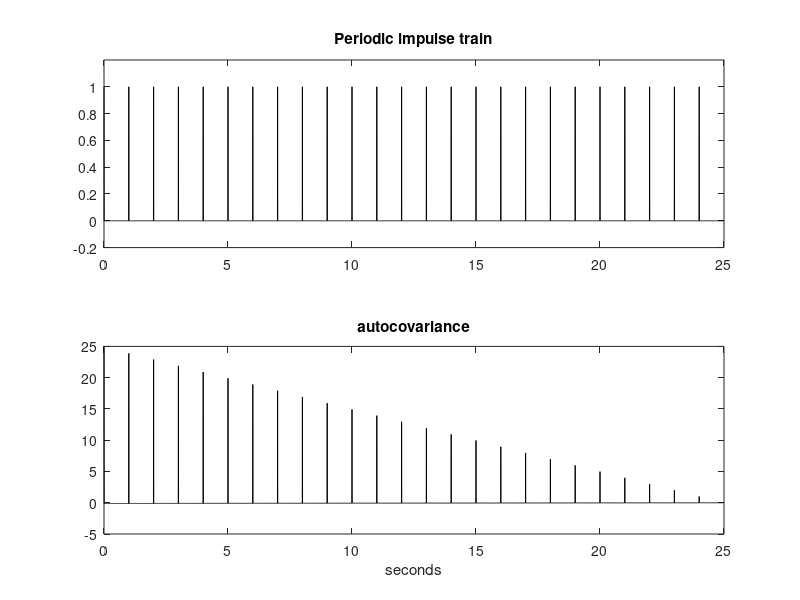

MATLAB code for this plot:
% Impulse train autocovariance
fs=200; %samplig frequency in Hz
tiv=1/fs; %time interval between samples
t=0:tiv:(25-tiv); %time intervals set (25 seconds)
Ns=25*fs; %number of signal samples (25 seconds)

yp1=[1,zeros(1,199)];
yp=yp1;
for nn=1:24,
   yp=cat(2,yp,yp1);
end

subplot(2,1,1) %signal plot
plot(t,yp,'k')
axis([0 25 -0.2 1.2]);
title('Periodic impulse train');

subplot(2,1,2) %autocovariance plot
av=xcov(yp); %signal autocovariance
plot(t(1:Ns),av(Ns:((2*Ns)-1)),'k');  %plots autocovariance
xlabel('seconds'); title('autocovariance');
